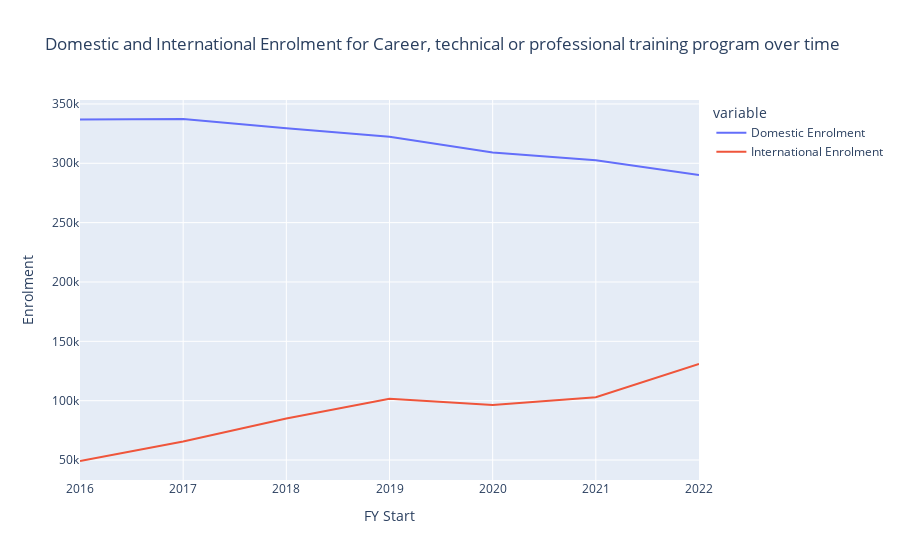
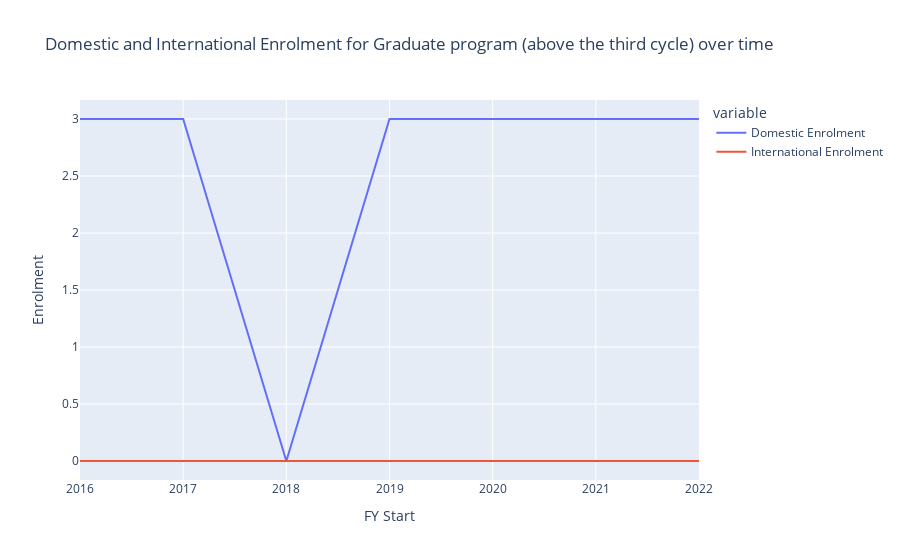
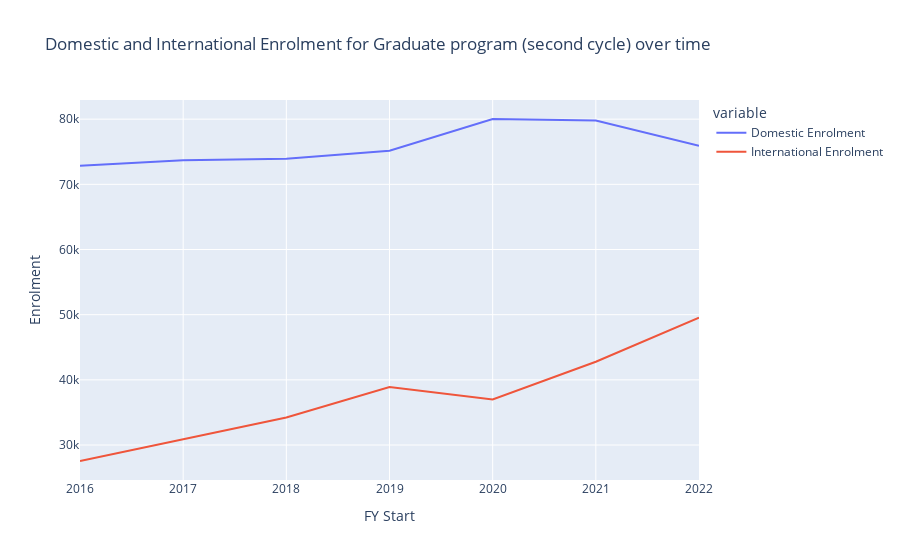
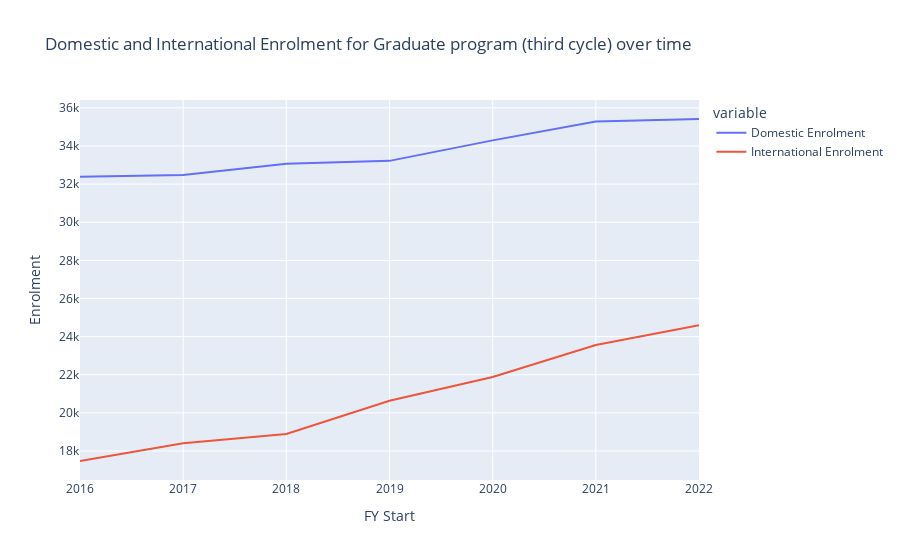

Notebook cell for these charts, in order:
### Code cell
# plot for each unique program type
programs = programs_df['Program type'].unique()

# iterate over each program type and build separate figures
for prog in programs:
    # filter for rows of the current program type
    subset = programs_df[programs_df['Program type'] == prog].copy() # copy to avoid SettingWithCopyWarning

    # sort by FT Start
    subset.sort_values(by='FY Start', ascending=True, inplace=True) # inplace to modify the copy subset dataframe

    # line plot
    fig = px.line(
        subset,
        x='FY Start',
        y=['Domestic Enrolment', 'International Enrolment'],
        title=f"Domestic and International Enrolment for {prog} over time",
        labels={'value': 'Enrolment', 'FY Start': 'Year'},
    )

    fig.update_layout(
        xaxis_title="FY Start",
        yaxis_title="Enrolment"
    )

    fig.show()

### Figure 1 — Plotly figure (JSON) as saved in the notebook; plotly's stock layout.template omitted (floating-point values rounded to 4 significant figures)
{"data": [{"hovertemplate": "variable=Domestic Enrolment<br>Year=%{x}<br>Enrolment=%{y}<extra></extra>", "legendgroup": "Domestic Enrolment", "line": {"color": "#636efa", "dash": "solid"}, "marker": {"symbol": "circle"}, "mode": "lines", "name": "Domestic Enrolment", "orientation": "v", "showlegend": true, "type": "scatter", "x": [2016, 2017, 2018, 2019, 2020, 2021, 2022], "xaxis": "x", "y": [336987, 337311, 329589, 322296, 309150, 302517, 290070], "yaxis": "y"}, {"hovertemplate": "variable=International Enrolment<br>Year=%{x}<br>Enrolment=%{y}<extra></extra>", "legendgroup": "International Enrolment", "line": {"color": "#EF553B", "dash": "solid"}, "marker": {"symbol": "circle"}, "mode": "lines", "name": "International Enrolment", "orientation": "v", "showlegend": true, "type": "scatter", "x": [2016, 2017, 2018, 2019, 2020, 2021, 2022], "xaxis": "x", "y": [49194, 65550, 84993, 101679, 96456, 102894, 130854], "yaxis": "y"}], "layout": {"legend": {"title": {"text": "variable"}, "tracegroupgap": 0}, "title": {"text": "Domestic and International Enrolment for Career, technical or professional training program over time"}, "xaxis": {"anchor": "y", "domain": [0, 1], "title": {"text": "FY Start"}}, "yaxis": {"anchor": "x", "domain": [0, 1], "title": {"text": "Enrolment"}}}}

### Figure 2 — Plotly figure (JSON) as saved in the notebook; plotly's stock layout.template omitted (floating-point values rounded to 4 significant figures)
{"data": [{"hovertemplate": "variable=Domestic Enrolment<br>Year=%{x}<br>Enrolment=%{y}<extra></extra>", "legendgroup": "Domestic Enrolment", "line": {"color": "#636efa", "dash": "solid"}, "marker": {"symbol": "circle"}, "mode": "lines", "name": "Domestic Enrolment", "orientation": "v", "showlegend": true, "type": "scatter", "x": [2016, 2017, 2018, 2019, 2020, 2021, 2022], "xaxis": "x", "y": [3, 3, 0, 3, 3, 3, 3], "yaxis": "y"}, {"hovertemplate": "variable=International Enrolment<br>Year=%{x}<br>Enrolment=%{y}<extra></extra>", "legendgroup": "International Enrolment", "line": {"color": "#EF553B", "dash": "solid"}, "marker": {"symbol": "circle"}, "mode": "lines", "name": "International Enrolment", "orientation": "v", "showlegend": true, "type": "scatter", "x": [2016, 2017, 2018, 2019, 2020, 2021, 2022], "xaxis": "x", "y": [0, 0, 0, 0, 0, 0, 0], "yaxis": "y"}], "layout": {"legend": {"title": {"text": "variable"}, "tracegroupgap": 0}, "title": {"text": "Domestic and International Enrolment for Graduate program (above the third cycle) over time"}, "xaxis": {"anchor": "y", "domain": [0, 1], "title": {"text": "FY Start"}}, "yaxis": {"anchor": "x", "domain": [0, 1], "title": {"text": "Enrolment"}}}}

### Figure 3 — Plotly figure (JSON) as saved in the notebook; plotly's stock layout.template omitted (floating-point values rounded to 4 significant figures)
{"data": [{"hovertemplate": "variable=Domestic Enrolment<br>Year=%{x}<br>Enrolment=%{y}<extra></extra>", "legendgroup": "Domestic Enrolment", "line": {"color": "#636efa", "dash": "solid"}, "marker": {"symbol": "circle"}, "mode": "lines", "name": "Domestic Enrolment", "orientation": "v", "showlegend": true, "type": "scatter", "x": [2016, 2017, 2018, 2019, 2020, 2021, 2022], "xaxis": "x", "y": [72864, 73701, 73908, 75141, 80025, 79776, 75906], "yaxis": "y"}, {"hovertemplate": "variable=International Enrolment<br>Year=%{x}<br>Enrolment=%{y}<extra></extra>", "legendgroup": "International Enrolment", "line": {"color": "#EF553B", "dash": "solid"}, "marker": {"symbol": "circle"}, "mode": "lines", "name": "International Enrolment", "orientation": "v", "showlegend": true, "type": "scatter", "x": [2016, 2017, 2018, 2019, 2020, 2021, 2022], "xaxis": "x", "y": [27549, 30870, 34224, 38895, 36984, 42786, 49536], "yaxis": "y"}], "layout": {"legend": {"title": {"text": "variable"}, "tracegroupgap": 0}, "title": {"text": "Domestic and International Enrolment for Graduate program (second cycle) over time"}, "xaxis": {"anchor": "y", "domain": [0, 1], "title": {"text": "FY Start"}}, "yaxis": {"anchor": "x", "domain": [0, 1], "title": {"text": "Enrolment"}}}}

### Figure 4 — Plotly figure (JSON) as saved in the notebook; plotly's stock layout.template omitted (floating-point values rounded to 4 significant figures)
{"data": [{"hovertemplate": "variable=Domestic Enrolment<br>Year=%{x}<br>Enrolment=%{y}<extra></extra>", "legendgroup": "Domestic Enrolment", "line": {"color": "#636efa", "dash": "solid"}, "marker": {"symbol": "circle"}, "mode": "lines", "name": "Domestic Enrolment", "orientation": "v", "showlegend": true, "type": "scatter", "x": [2016, 2017, 2018, 2019, 2020, 2021, 2022], "xaxis": "x", "y": [32391, 32484, 33066, 33219, 34293, 35280, 35415], "yaxis": "y"}, {"hovertemplate": "variable=International Enrolment<br>Year=%{x}<br>Enrolment=%{y}<extra></extra>", "legendgroup": "International Enrolment", "line": {"color": "#EF553B", "dash": "solid"}, "marker": {"symbol": "circle"}, "mode": "lines", "name": "International Enrolment", "orientation": "v", "showlegend": true, "type": "scatter", "x": [2016, 2017, 2018, 2019, 2020, 2021, 2022], "xaxis": "x", "y": [17475, 18402, 18888, 20634, 21882, 23562, 24600], "yaxis": "y"}], "layout": {"legend": {"title": {"text": "variable"}, "tracegroupgap": 0}, "title": {"text": "Domestic and International Enrolment for Graduate program (third cycle) over time"}, "xaxis": {"anchor": "y", "domain": [0, 1], "title": {"text": "FY Start"}}, "yaxis": {"anchor": "x", "domain": [0, 1], "title": {"text": "Enrolment"}}}}
